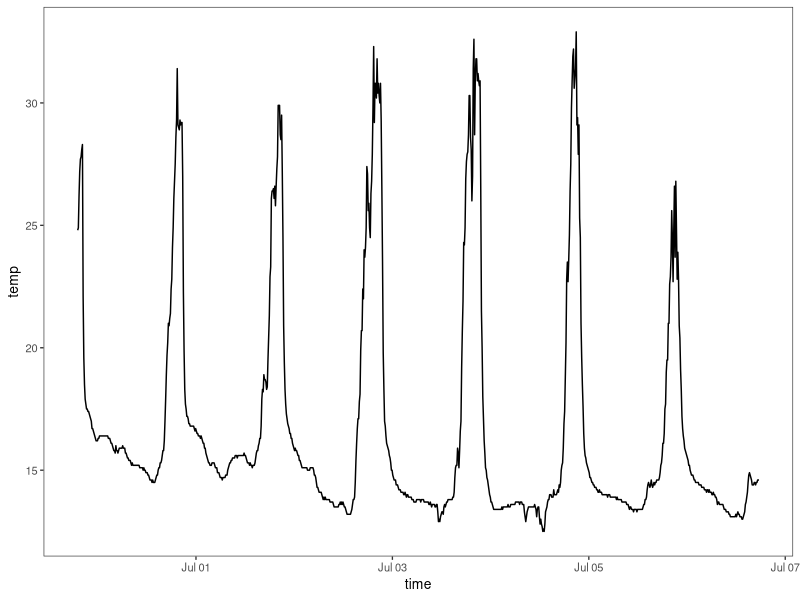
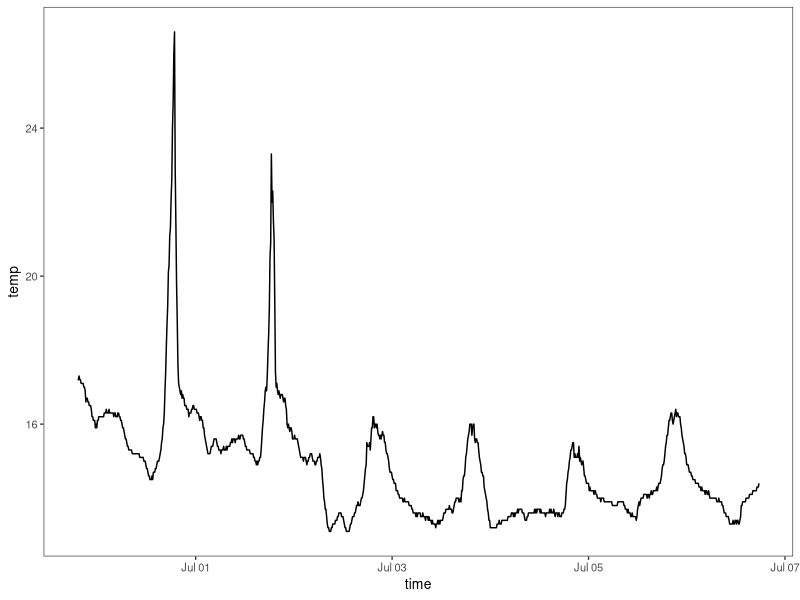
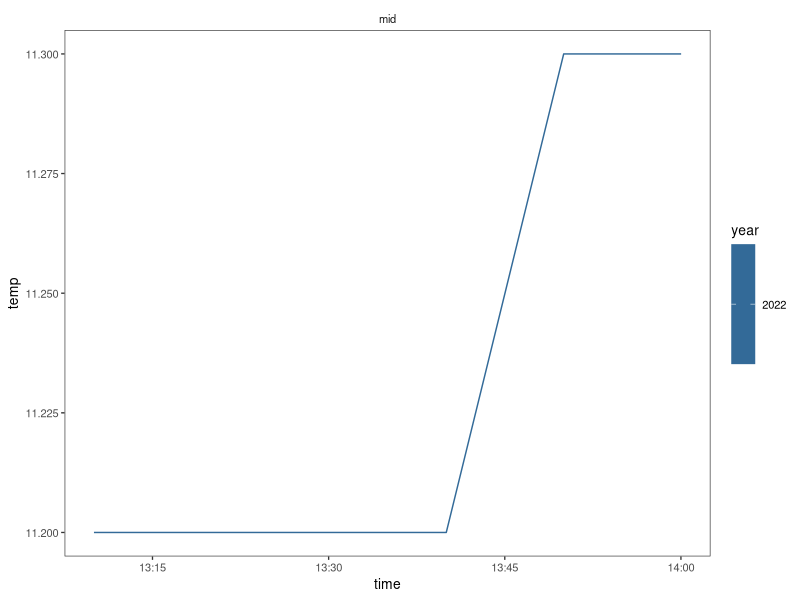
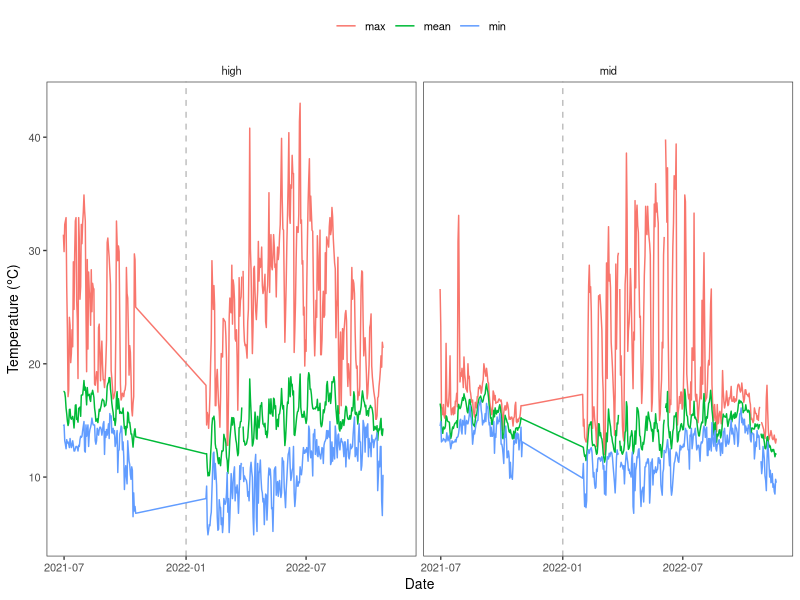
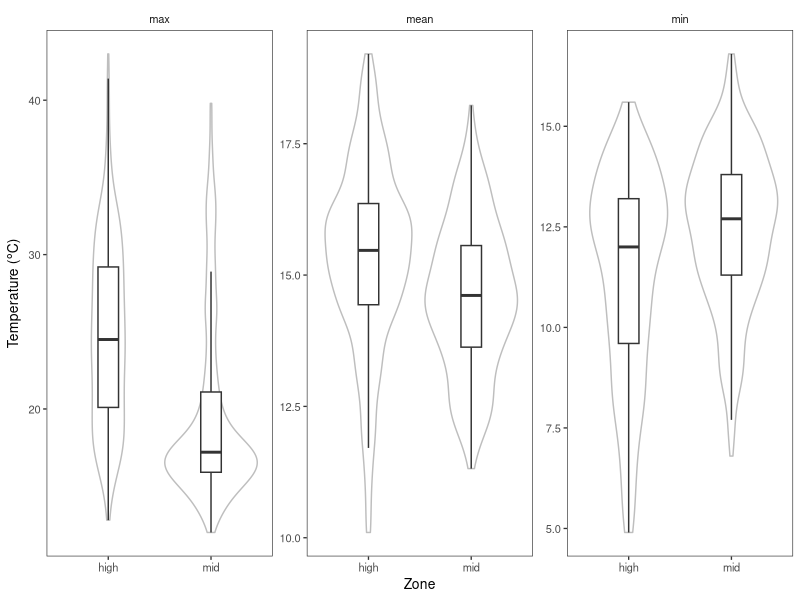
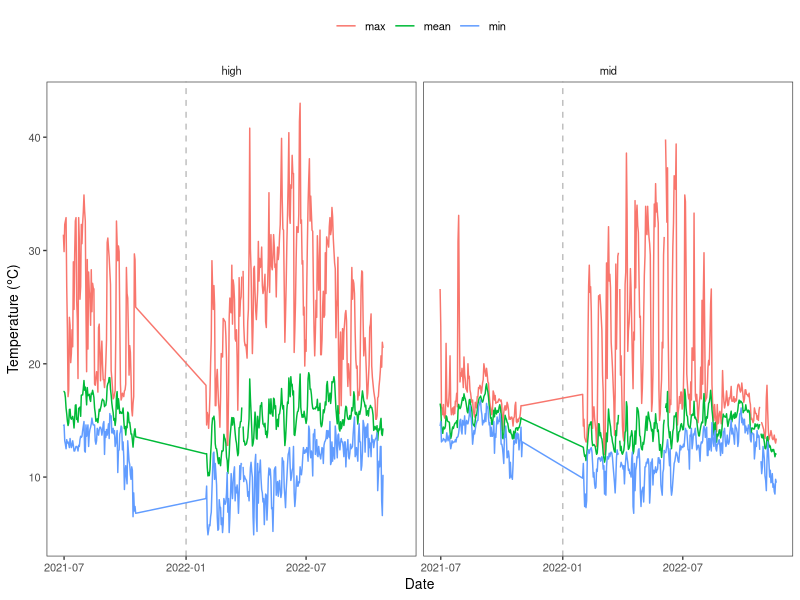
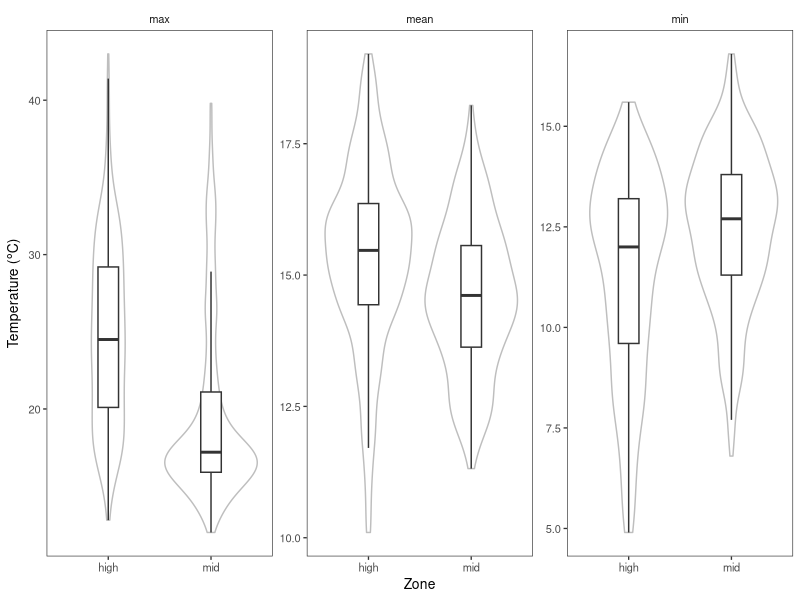

R code for these plots, in order:
################################################################################
##' @title Analyze Hewatt temperature data
##' @author Robin Elahi
##' @date 2022-12-14
##' @log 
################################################################################

#### PACKAGES, DATA ####
library(here)
library(tidyverse)
library(lubridate)

theme_set(theme_bw(base_size = 10) + 
            theme(panel.grid = element_blank(), 
                  strip.background = element_blank()))

# Hewatt high zone
d1 <- read_csv("data_output/envlogger_04924E000C5503.csv") %>% 
  mutate(zone = "high")
d1 %>% 
  head(n = 1000) %>% 
  ggplot(aes(time, temp)) + 
  geom_line()

# Hewatt mid zone
d2 <- read_csv("data_output/envlogger_04EB240037540B.csv") %>% 
  mutate(zone = "mid")
d2 %>% 
  head(n = 1000) %>% 
  ggplot(aes(time, temp)) + 
  geom_line()

# Combine
d <- rbind(d1, d2)

# Lubridate
d <- d %>% 
  mutate(date = date(time), 
         year = year(time), 
         month = month(time), 
         week = week(time), 
         jday = yday(time))

# Plot raw data
d %>% 
  tail() %>% 
  ggplot(aes(time, temp, color = year)) + 
  facet_wrap(~ zone) +
  geom_line()

#### QUALITY CONTROL ####
# Need to remove days without a near-complete set of observations
# Loggers recorded every 10 minutes, only use days with 95% of n_max
n_max <- 24 * 60 / 10
n_threshold <- 0.95 * n_max
n_threshold

d %>% count(date)

d <- d %>% 
  group_by(date, zone) %>%
  mutate(n_obs = n()) %>% 
  ungroup()

unique(d$n_obs)

d <- d %>% 
  filter(n_obs > n_threshold)

#### SUMMARIZE DAILY TEMPERATURE ####

d_summary <- d %>%
  group_by(year, month, week, jday, date, zone) %>% 
  summarize(mean = mean(temp), 
            max = max(temp), 
            min = min(temp)) 

ds_long <- d_summary %>% 
  pivot_longer(cols = mean:min, names_to = "metric", values_to = "tempC")

ds_long %>% 
  ggplot(aes(date, tempC, color = metric)) + 
  facet_wrap(~ zone) + 
  geom_vline(xintercept = date("2022-01-01"), color = "gray", linetype = "dashed") + 
  geom_line() + 
  theme(legend.position = "top", 
        legend.title = element_blank()) +
  ylab(expression(paste("Temperature (", degree, "C)"))) + 
  xlab("Date") 

ggsave(here("figs", "hewatt_env_time_series.pdf"), 
       height = 4, width = 7)

ds_long %>% 
  ggplot(aes(zone, tempC)) + 
  facet_wrap(~ metric, scales = "free_y") + 
  geom_violin(color = "gray") + 
  geom_boxplot(width = 0.2, outlier.size = -1) + 
  ylab(expression(paste("Temperature (", degree, "C)"))) + 
  xlab("Zone")

ggsave(here("figs", "hewatt_env_boxplot.pdf"), 
       height = 4, width = 7)
